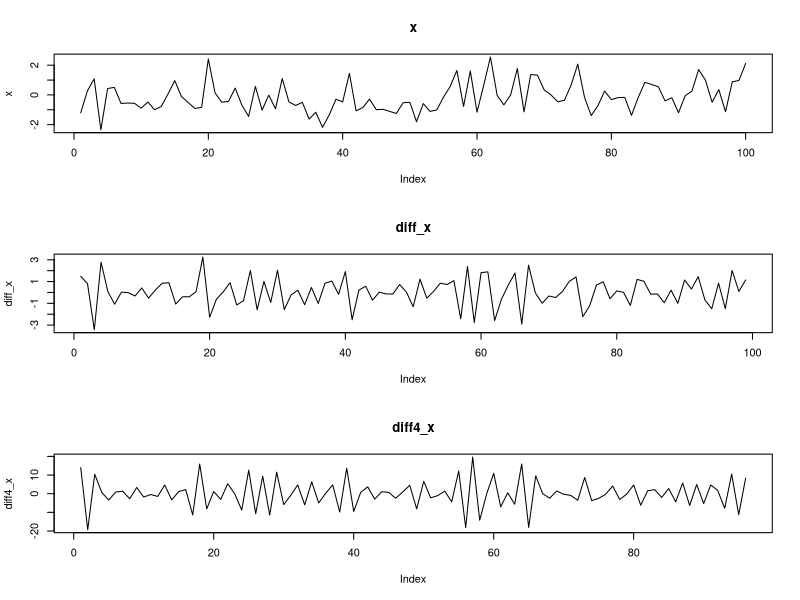
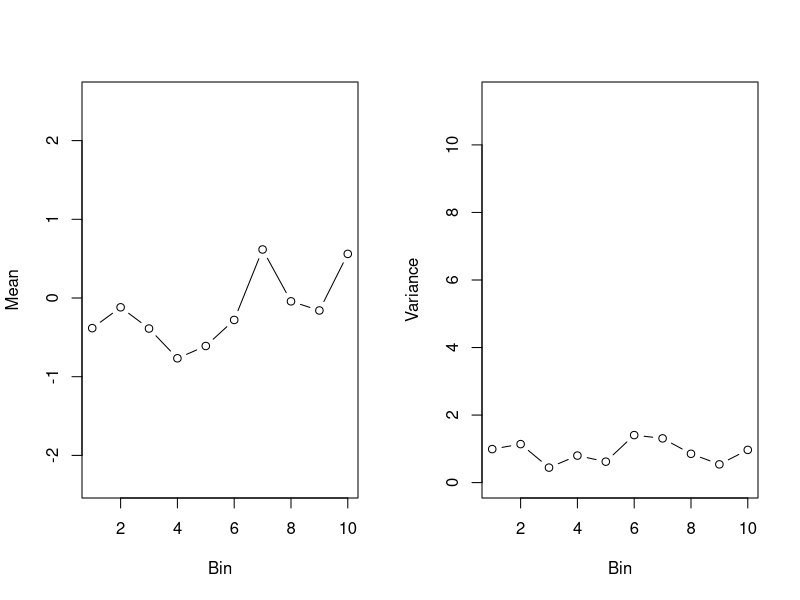

Reproduce these figures in R, in order. (Note: this script raises an error after producing the figures.)
###################################
# Author: Megan Gelsinger (Maryclare Griffin)
# Date: 3/22/19
# Title: STSCI 4550 Lab Session 8 
###################################

# In this lab demo, we are going to see what happens when we over difference a time series.
# We are also going to perform ARIMA and SARIMA analyses on real data.

## Over Differencing ##

# It might surprise you that we can in fact over difference a time series.  
# A visual makes this easiest to see. 

# Let's work with a (stationary) white noise process. We are going to look at d = 0, 1, and 4.
library(forecast)
set.seed(1234)
x <- rnorm(100)
diff_x <- diff(x)
diff4_x <- diff(x, differences = 4)
par(mfrow = c(3, 1))
plot(x, type = "l", main = "x"); plot(diff_x, type = "l", main = "diff_x"); plot(diff4_x, type = "l", main = "diff4_x")

# Was differencing necessary? 
binned.mv.plot <- function(x, bin.size = 10) {
  
  bins <- floor(0:(length(x) - 1)/bin.size) 
  small.bins <- which(table(bins) == min(table(bins)) & !table(bins) == max(table(bins)))
  bins[bins == small.bins - 1] <- NA
  
  bin.means <- aggregate(as.numeric(x), list("bins" = bins), mean)$x
  bin.vars <- aggregate(as.numeric(x), list("bins" = bins), var)$x
  
  par(mfrow = c(1, 2))
  plot(bin.means, type = "b", xlab = "Bin", ylab = "Mean", ylim = range(x))
  plot(bin.vars, type = "b", xlab = "Bin", ylab = "Variance", ylim = c(0, max(bin.vars)+10))
}
binned.mv.plot(x)
ndiffs(x, alpha = 0.05, test = "adf", type = "level")

# Let's pick models for each time series and perform some forecasting.  We will quickly see the problem with over differencing.
# Note: could also use auto.arima() to select model with lowest AIC/BIC but use with caution.
forecast_x <- forecast(arima(x, order = c(0, 0, 1)), h = n.ahead) 
forecast_dx <- forecast(arima(x, order = c(0, 1, 1)), h = n.ahead)
forecast_d4x <- forecast(arima(x, order = c(0, 4, 1)), h = n.ahead)
max_upper <- max(max(forecast_x$upper), max(forecast_dx$upper), max(forecast_d4x$upper))
min_lower <- min(min(forecast_x$lower), min(forecast_dx$lower), min(forecast_d4x$lower))

par(mfrow = c(3, 1))
plot(forecast_x, ylim = c(min_lower, max_upper));plot(forecast_dx, ylim = c(min_lower, max_upper));plot(forecast_d4x, ylim = c(min_lower, max_upper))
plot(forecast_x); plot(forecast_dx);plot(forecast_d4x)

# Why do you think we see the behavior that we do in the above plots?


## ARIMA/SARIMA ##

# We will now go through the process of fitting and forecasting ARIMA and SARIMA models using real data.
# We are going to follow these steps:
#   1. Plot the (raw) data
#   2. Assess potential sources of non-stationarity 
#   3. Address non-stationarity in mean/variance (and verify)
#   4. Assess potential seasonality
#   5. Address seasonality (and verify)
#   6. Fit data to appropriate model

# Example 1: fdeaths (Monthly Deaths from Lung Diseases in the UK)
# 1.
par(mfrow = c(1, 1))
plot(fdeaths)

# 2. What are potential sources of non-stationarity, if any?
binned.mv.plot <- function(x, bin.size = 6) {
  
  bins <- floor(0:(length(x) - 1)/bin.size) 
  small.bins <- which(table(bins) == min(table(bins)) & !table(bins) == max(table(bins)))
  bins[bins == small.bins - 1] <- NA
  
  bin.means <- aggregate(as.numeric(x), list("bins" = bins), mean)$x
  bin.vars <- aggregate(as.numeric(x), list("bins" = bins), var)$x
  
  par(mfrow = c(1, 2))
  plot(bin.means, type = "b", xlab = "Bin", ylab = "Mean", ylim = range(x))
  plot(bin.vars, type = "b", xlab = "Bin", ylab = "Variance", ylim = c(0, max(bin.vars)+2))
}
binned.mv.plot(fdeaths)
ndiffs(fdeaths, alpha = 0.05, test = "adf", type = "level")

# 3. How do we address this/these sources of non-stationarity, if there are any? 
l_fdeaths <- log(fdeaths)
binned.mv.plot(l_fdeaths)

# 4. Do we suspect any seasonal effects?
# One way to check visually - are there obvious cycles that correspond with the seasonal frequency?
# Another way to check visually - look at season plot and/or for significance around order of seasonality in ACF plots 
par(mfrow = c(1, 1))
plot(l_fdeaths) 
monthplot(l_fdeaths)
par(mfrow = c(2, 1))
acf(l_fdeaths);pacf(l_fdeaths)

# 5. How do we address this seasonality, if present?
dsl_fdeaths <- diff(l_fdeaths, lag = 12)
par(mfrow = c(1, 1))
plot(dsl_fdeaths)
par(mfrow = c(2, 1))
acf(dsl_fdeaths); pacf(dsl_fdeaths) 

# 6. Fit an appropriate model
# Based on what we saw in 1 - 5, we have several models that we can try. 
# SARIMA(0, 0, 0)(0, 1, 0) 
model1 <- arima(l_fdeaths, seasonal = list(order = c(0, 1, 0), period = 12),
                xreg = time(fdeaths))
# SARIMA(0, 0, 0)(1, 1, 0) 
model2 <- arima(l_fdeaths, seasonal = list(order = c(1, 1, 0), period = 12),
                xreg = time(fdeaths))
# SARIMA(0, 0, 0)(0, 1, 1)
model3 <- arima(l_fdeaths, seasonal = list(order = c(0, 1, 1), period = 12),
                xreg = time(fdeaths))

# Which model is best?
# AIC
AIC(model1); AIC(model2); AIC(model3) # model1 is best
# BIC
AIC(model1, k = log(length(model1$nobs))); AIC(model2, k = log(length(model2$nobs))); AIC(model3, k = log(length(model3$nobs))) 

# Let's do some forecasting quick 
par(mfrow = c(1, 1))
plot(forecast(model1, h = 4, xreg = (max(time(fdeaths)) + (1:4)/12)))
# Sanity check: What does the "4" represent above? What does the "12" represent?
# Keep in mind downfalls of transforming data! Look at your notes - what might be true about these forecasts
# on the original scale of the data, when we back-transform?


# Example 2: austres (Quarterly Time Series of the Number of Australian Residents) #
# 1.
par(mfrow = c(1, 1))
plot(austres)

# 2. What are potential sources of non-stationarity, if any?
binned.mv.plot(austres)
ndiffs(austres, alpha = 0.05, test = "adf", type = "level")

# 3. How do we address this/these sources of non-stationarity, if there are any? 
dl_austres <- diff(log(austres))
par(mfrow = c(1, 1))
plot(dl_austres)
binned.mv.plot(dl_austres)

# 4. Do we suspect any seasonal effects?
par(mfrow = c(1, 1))
plot(dl_austres)
par(mfrow = c(2, 1))
acf(dl_austres); pacf(dl_austres)

# 5. How do we address this seasonality, if present?
dsdl_austres <- diff(dl_austres, lag = 4)
par(mfrow = c(1, 1))
plot(dsdl_austres)
par(mfrow = c(2, 1))
acf(dsdl_austres); pacf(dsdl_austres) 

# 6. Fit an appropriate model
# Based on what we saw in 1 - 5, we have several models that we can try.  All of our models will have 
# one regular differencing.  We are still unsure whether or not we need to address seasonality.
# ARIMA(0, 1, 0)
model1 <- arima(log(austres), order = c(0, 1, 0), xreg = time(austres))
# ARIMA(1, 1, 0)
model2 <- arima(log(austres), order = c(1, 1, 0), xreg = time(austres))
# SARIMA(1, 1, 0)(0, 1, 0) 
model3 <- arima(log(austres), order = c(1, 1, 0), seasonal = list(order = c(0, 1, 0), period = 4),
                xreg = (time(austres))^2)
# SARIMA(1, 1, 0)(1, 1, 0)
model4 <- arima(log(austres), order = c(1, 1, 0), seasonal = list(order = c(1, 1, 0), period = 4),
                xreg = (time(austres))^2)
# SARIMA(1, 1, 0)(2, 1, 0)
model5 <- arima(log(austres), order = c(1, 1, 0), seasonal = list(order = c(2, 1, 0), period = 4),
                xreg = (time(austres))^2)

# Which model is best?
# AIC
AIC(model1); AIC(model2) 
AIC(model3); AIC(model4); AIC(model5) 
# Why did I break the models into the two groups ahead?  Why didn't I compare all of them together?
# BIC
AIC(model1, k = log(length(model1$nobs))); AIC(model2, k = log(length(model2$nobs))) 
AIC(model3, k = log(length(model3$nobs))); AIC(model4, k = log(length(model4$nobs)));  AIC(model5, k = log(length(model5$nobs))) 

# Let's do some forecasting quick
par(mfrow = c(1, 1))
plot(forecast(model3, h = 12, xreg = (max(time(austres)) + (1:12)/4)^2))
# Sanity check: What does the "12" represent above? What does the "4" represent?

